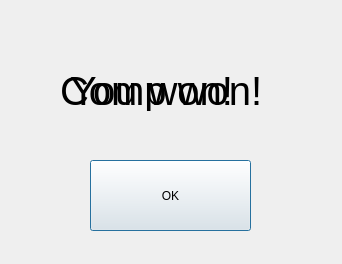
<?xml version="1.0" encoding="UTF-8"?>
<ui version="4.0">
 <class>WinDialogue</class>
 <widget class="QDialog" name="WinDialogue">
  <property name="geometry">
   <rect>
    <x>0</x>
    <y>0</y>
    <width>342</width>
    <height>264</height>
   </rect>
  </property>
  <property name="windowTitle">
   <string>Dialog</string>
  </property>
  <widget class="QPushButton" name="pushButton">
   <property name="geometry">
    <rect>
     <x>90</x>
     <y>160</y>
     <width>161</width>
     <height>71</height>
    </rect>
   </property>
   <property name="text">
    <string>OK</string>
   </property>
  </widget>
  <widget class="QLabel" name="userWonLabel">
   <property name="geometry">
    <rect>
     <x>70</x>
     <y>70</y>
     <width>281</width>
     <height>41</height>
    </rect>
   </property>
   <property name="styleSheet">
    <string notr="true">font-size: 40px;</string>
   </property>
   <property name="text">
    <string>You won!</string>
   </property>
  </widget>
  <widget class="QLabel" name="compWonLabel">
   <property name="geometry">
    <rect>
     <x>60</x>
     <y>70</y>
     <width>281</width>
     <height>41</height>
    </rect>
   </property>
   <property name="styleSheet">
    <string notr="true">font-size: 40px;</string>
   </property>
   <property name="text">
    <string>Comp won!</string>
   </property>
  </widget>
 </widget>
 <resources/>
 <connections/>
</ui>
